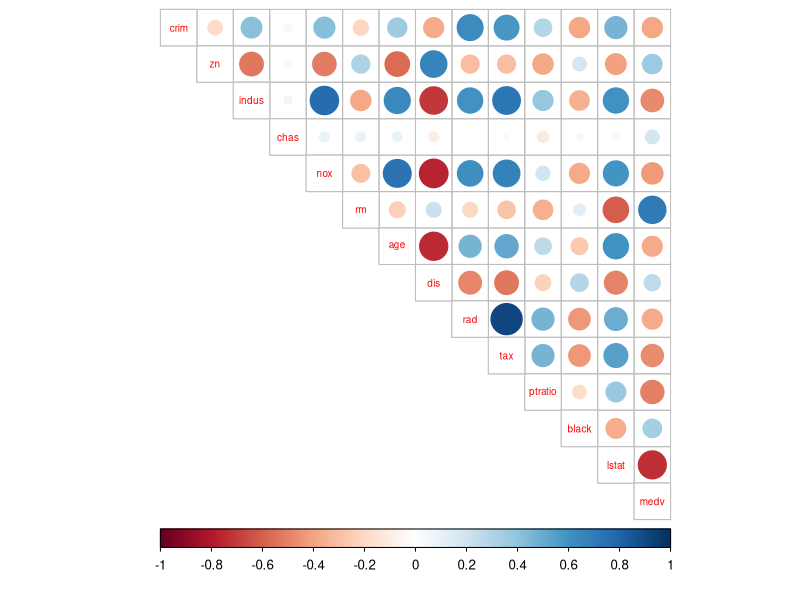
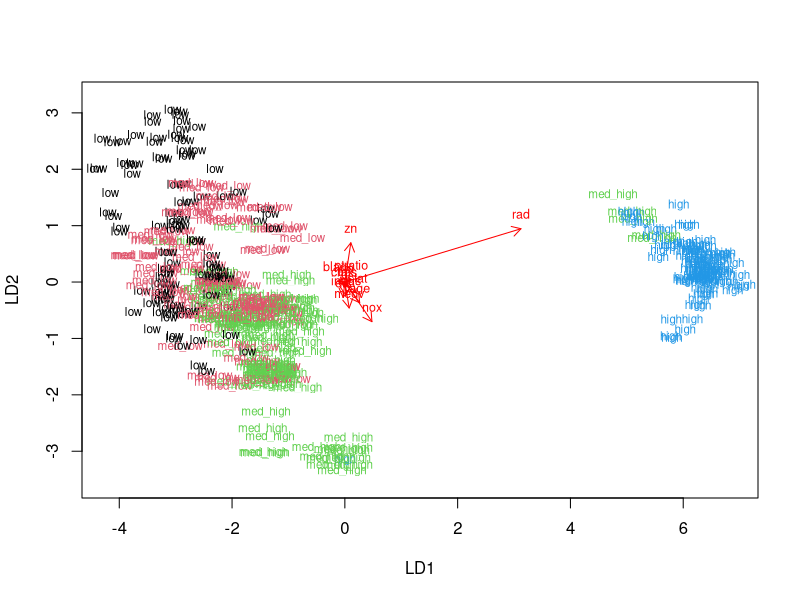
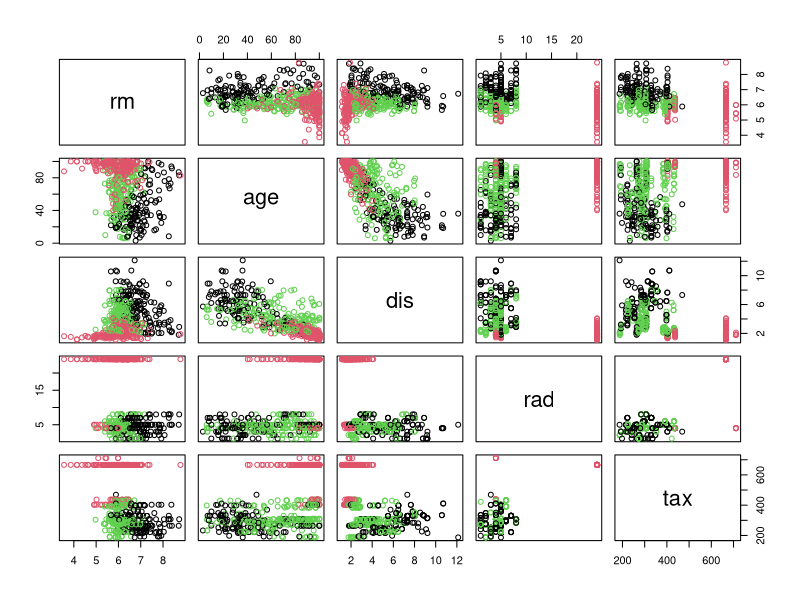
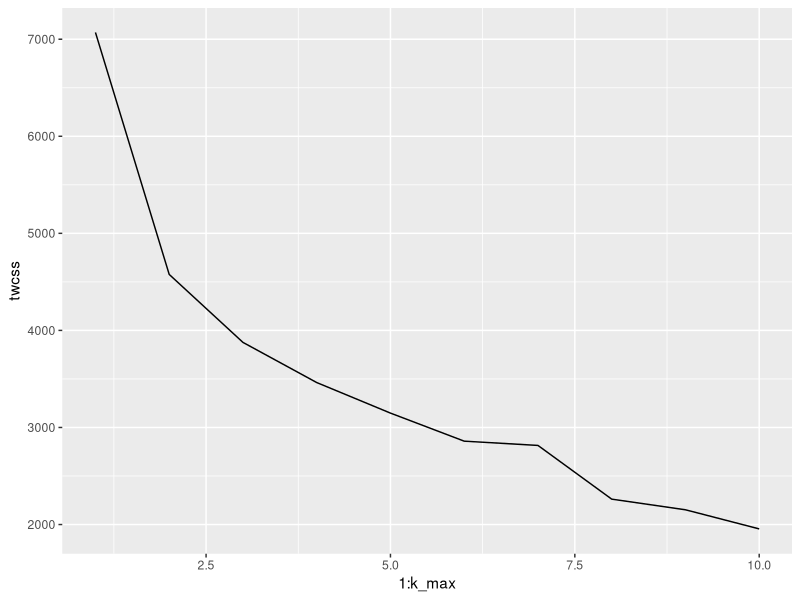
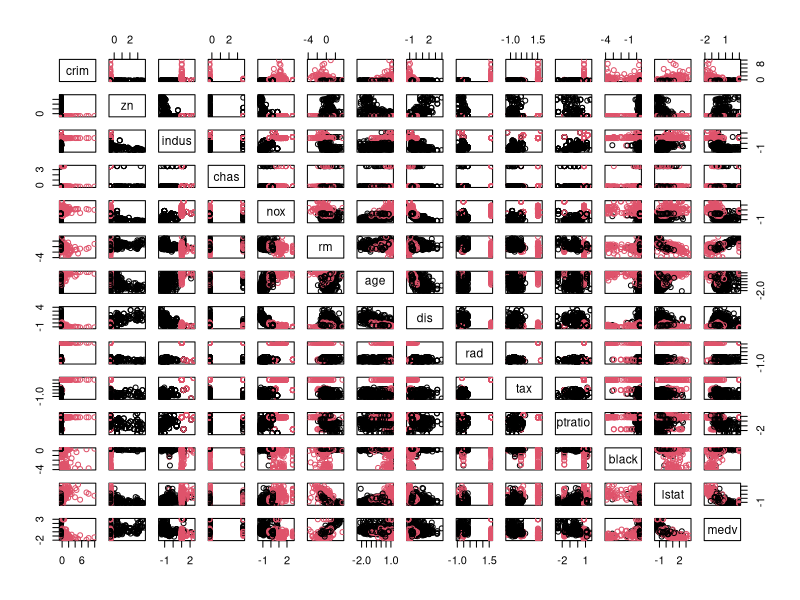

Here is the R script that generated these plots, in order:
## ---- chunk 1
# access the MASS package
library(MASS)
# load the data
data("Boston")
# explore the dataset
str(Boston)
dim(Boston)
## ---- chunk 2
library(MASS) ; library(corrplot) ; library(dplyr); library(ggplot2); library(tidyr)
# calculate the correlation matrix and round it
cor_matrix<-cor(Boston) %>% round(2) 
# print the correlation matrix
cor_matrix
# visualize the correlation matrix
corrplot(cor_matrix, method="circle", type = "upper", cl.pos = "b", tl.pos = "d", tl.cex = 0.6)

summary(Boston)
## ---- chunk 3
# center and standardize variables
boston_scaled <- scale(Boston)

# summaries of the scaled variables
summary(boston_scaled)

# change the object to data frame
boston_scaled <- as.data.frame(boston_scaled)
## ---- chunk 4
# create a quantile vector of crim and print it
bins <- quantile(boston_scaled$crim)

# create a categorical variable 'crime'
crime <- cut(boston_scaled$crim, breaks = bins, include.lowest = TRUE, labels = c("low", "med_low", "med_high", "high"))

# look at the table of the new factor crime
table(crime)

# remove original crim from the dataset
boston_scaled <- dplyr::select(boston_scaled, -crim)

# add the new categorical value to scaled data
boston_scaled <- data.frame(boston_scaled, crime)
## ---- chunk 5
# number of rows in the Boston dataset 
n <- nrow(boston_scaled)

# choose randomly 80% of the rows
ind <- sample(n,  size = n * 0.8)

# create train set
train <- boston_scaled[ind,]

# create test set 
test <- boston_scaled[-ind,]

# save the correct classes from test data
correct_classes <- test$crime
# remove the crime variable from test data
test <- dplyr::select(test, -crime)

## ---- chunk 6
# linear discriminant analysis
lda.fit <- lda(crime~., data = train)

# print the lda.fit object
lda.fit

# the function for lda biplot arrows
lda.arrows <- function(x, myscale = 1, arrow_heads = 0.1, color = "red", tex = 0.75, choices = c(1,2)){
  heads <- coef(x)
  arrows(x0 = 0, y0 = 0, 
         x1 = myscale * heads[,choices[1]], 
         y1 = myscale * heads[,choices[2]], col=color, length = arrow_heads)
  text(myscale * heads[,choices], labels = row.names(heads), 
       cex = tex, col=color, pos=3)
}

# target classes as numeric
classes <- as.numeric(train$crime)

# plot the lda results
plot(lda.fit, dimen = 2, col=classes, pch=classes)
lda.arrows(lda.fit, myscale = 1)
## ---- chunk 7
# predict classes with test data
lda.pred <- predict(lda.fit, newdata = test)

# cross tabulate the results
table(correct = correct_classes , predicted = lda.pred$class)
## ---- chunk 8
data('Boston')
boston_scaled_new <- scale(Boston)
# euclidean distance matrix
dist_eu <- dist(boston_scaled_new)

# look at the summary of the distances
summary(dist_eu)

# manhattan distance matrix
dist_man <- dist(boston_scaled_new, method = 'manhattan')

# look at the summary of the distances
summary(dist_man)

## ---- chunk 9
# k-means clustering
km <-kmeans(boston_scaled_new, centers = 3)

# plot the Boston dataset with clusters
pairs(Boston[6:10], col = km$cluster)

set.seed(123)

# determine the number of clusters
k_max <- 10

# calculate the total within sum of squares
twcss <- sapply(1:k_max, function(k){kmeans(boston_scaled_new, k)$tot.withinss})

# visualize the results
qplot(x = 1:k_max, y = twcss, geom = 'line')

# k-means clustering
km <-kmeans(boston_scaled_new, centers = 2)

# plot the Boston dataset with clusters
pairs(boston_scaled_new, col = km$cluster)
